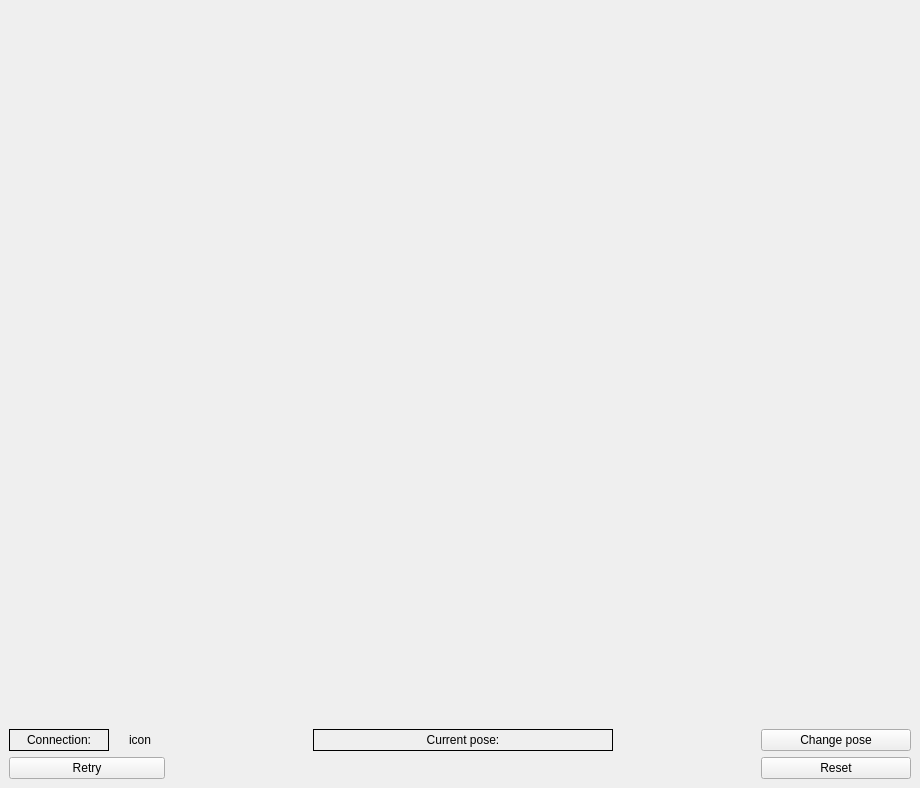
<?xml version="1.0" encoding="UTF-8"?>
<ui version="4.0">
 <class>MainWindow</class>
 <widget class="QMainWindow" name="MainWindow">
  <property name="geometry">
   <rect>
    <x>0</x>
    <y>0</y>
    <width>920</width>
    <height>788</height>
   </rect>
  </property>
  <property name="maximumSize">
   <size>
    <width>1600</width>
    <height>800</height>
   </size>
  </property>
  <property name="windowTitle">
   <string>MainWindow</string>
  </property>
  <widget class="QWidget" name="centralwidget">
   <property name="enabled">
    <bool>true</bool>
   </property>
   <property name="maximumSize">
    <size>
     <width>1980</width>
     <height>1060</height>
    </size>
   </property>
   <layout class="QGridLayout" name="gridLayout">
    <item row="1" column="0">
     <layout class="QVBoxLayout" name="verticalLayout_5">
      <property name="leftMargin">
       <number>0</number>
      </property>
      <property name="topMargin">
       <number>0</number>
      </property>
      <item>
       <layout class="QHBoxLayout" name="horizontalLayout_8">
        <item>
         <layout class="QVBoxLayout" name="verticalLayout_6">
          <item>
           <layout class="QHBoxLayout" name="horizontalLayout">
            <item>
             <widget class="QLabel" name="label_4">
              <property name="minimumSize">
               <size>
                <width>100</width>
                <height>0</height>
               </size>
              </property>
              <property name="frameShape">
               <enum>QFrame::Box</enum>
              </property>
              <property name="text">
               <string>Connection:</string>
              </property>
              <property name="alignment">
               <set>Qt::AlignCenter</set>
              </property>
             </widget>
            </item>
            <item>
             <widget class="QLabel" name="label_5">
              <property name="minimumSize">
               <size>
                <width>50</width>
                <height>0</height>
               </size>
              </property>
              <property name="text">
               <string>icon</string>
              </property>
              <property name="alignment">
               <set>Qt::AlignCenter</set>
              </property>
             </widget>
            </item>
           </layout>
          </item>
          <item>
           <widget class="QPushButton" name="pushButton_4">
            <property name="enabled">
             <bool>true</bool>
            </property>
            <property name="text">
             <string>Retry</string>
            </property>
           </widget>
          </item>
         </layout>
        </item>
        <item>
         <spacer name="horizontalSpacer">
          <property name="orientation">
           <enum>Qt::Horizontal</enum>
          </property>
          <property name="sizeType">
           <enum>QSizePolicy::MinimumExpanding</enum>
          </property>
          <property name="sizeHint" stdset="0">
           <size>
            <width>100</width>
            <height>20</height>
           </size>
          </property>
         </spacer>
        </item>
        <item>
         <layout class="QVBoxLayout" name="verticalLayout_8">
          <item>
           <widget class="QLabel" name="label_2">
            <property name="minimumSize">
             <size>
              <width>300</width>
              <height>0</height>
             </size>
            </property>
            <property name="frameShape">
             <enum>QFrame::Box</enum>
            </property>
            <property name="text">
             <string>Current pose:</string>
            </property>
            <property name="alignment">
             <set>Qt::AlignCenter</set>
            </property>
           </widget>
          </item>
          <item>
           <widget class="PoseLabel" name="poseWidget" native="true"/>
          </item>
         </layout>
        </item>
        <item>
         <spacer name="horizontalSpacer_2">
          <property name="orientation">
           <enum>Qt::Horizontal</enum>
          </property>
          <property name="sizeType">
           <enum>QSizePolicy::MinimumExpanding</enum>
          </property>
          <property name="sizeHint" stdset="0">
           <size>
            <width>100</width>
            <height>20</height>
           </size>
          </property>
         </spacer>
        </item>
        <item>
         <layout class="QVBoxLayout" name="verticalLayout_7">
          <item>
           <widget class="QPushButton" name="changePoseButton">
            <property name="minimumSize">
             <size>
              <width>150</width>
              <height>0</height>
             </size>
            </property>
            <property name="text">
             <string>Change pose</string>
            </property>
           </widget>
          </item>
          <item>
           <widget class="QPushButton" name="resetButton">
            <property name="text">
             <string>Reset</string>
            </property>
           </widget>
          </item>
         </layout>
        </item>
       </layout>
      </item>
     </layout>
    </item>
    <item row="0" column="0">
     <layout class="QVBoxLayout" name="verticalLayout_9">
      <item>
       <widget class="Map" name="mapWidget" native="true">
        <property name="minimumSize">
         <size>
          <width>900</width>
          <height>700</height>
         </size>
        </property>
        <property name="maximumSize">
         <size>
          <width>10000</width>
          <height>10000</height>
         </size>
        </property>
        <property name="cursor">
         <cursorShape>CrossCursor</cursorShape>
        </property>
        <property name="autoFillBackground">
         <bool>false</bool>
        </property>
        <property name="styleSheet">
         <string notr="true"/>
        </property>
       </widget>
      </item>
     </layout>
    </item>
   </layout>
  </widget>
 </widget>
 <customwidgets>
  <customwidget>
   <class>Map</class>
   <extends>QWidget</extends>
   <header location="global">map.h</header>
   <container>1</container>
   <slots>
    <signal>sendNewPose()</signal>
   </slots>
  </customwidget>
  <customwidget>
   <class>PoseLabel</class>
   <extends>QWidget</extends>
   <header location="global">poselabel.h</header>
   <container>1</container>
  </customwidget>
 </customwidgets>
 <resources/>
 <connections/>
</ui>
